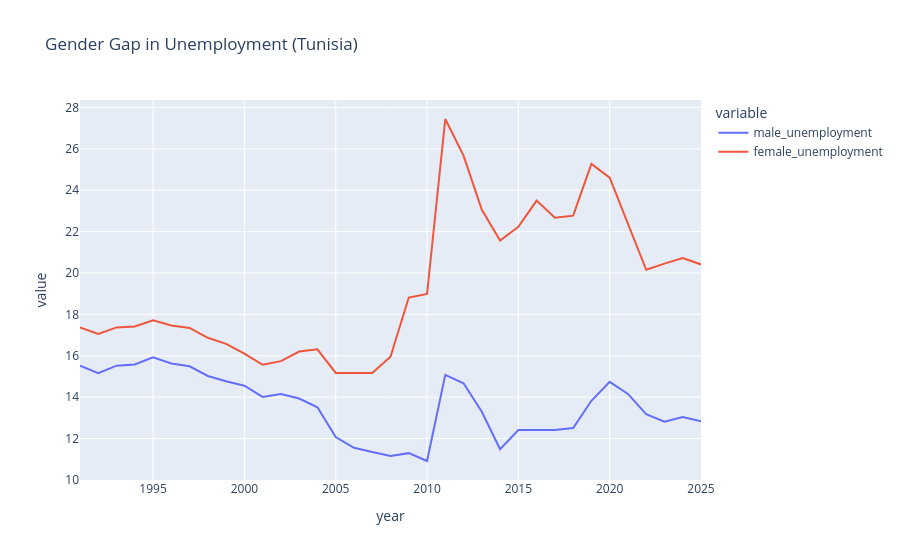

The notebook cell saved with this chart:
### Markdown cell above
### 👥 Gender Comparison

This analysis compares unemployment between males and females.

### Code cell
fig = px.line(
    df,
    x="year",
    y=["male_unemployment", "female_unemployment"],
    title="Gender Gap in Unemployment (Tunisia)"
)

fig.show()

### Figure 1 — Plotly figure (JSON) as saved in the notebook; plotly's stock layout.template omitted (floating-point values rounded to 4 significant figures)
{"data": [{"hovertemplate": "variable=male_unemployment<br>year=%{x}<br>value=%{y}<extra></extra>", "legendgroup": "male_unemployment", "line": {"color": "#636efa", "dash": "solid"}, "marker": {"symbol": "circle"}, "mode": "lines", "name": "male_unemployment", "orientation": "v", "showlegend": true, "type": "scatter", "x": [1991, 1992, 1993, 1994, 1995, 1996, 1997, 1998, 1999, 2000, 2001, 2002, 2003, 2004, 2005, 2006, 2007, 2008, 2009, 2010, 2011, 2012, 2013, 2014, 2015, 2016, 2017, 2018, 2019, 2020, 2021, 2022, 2023, 2024, 2025], "xaxis": "x", "y": [15.52, 15.16, 15.52, 15.58, 15.93, 15.62, 15.49, 15.03, 14.77, 14.56, 14.01, 14.15, 13.93, 13.51, 12.07, 11.55, 11.35, 11.16, 11.3, 10.92, 15.08, 14.67, 13.29, 11.49, 12.41, 12.4, 12.41, 12.51, 13.82, 14.74, 14.16, 13.18, 12.82, 13.04, 12.83], "yaxis": "y"}, {"hovertemplate": "variable=female_unemployment<br>year=%{x}<br>value=%{y}<extra></extra>", "legendgroup": "female_unemployment", "line": {"color": "#EF553B", "dash": "solid"}, "marker": {"symbol": "circle"}, "mode": "lines", "name": "female_unemployment", "orientation": "v", "showlegend": true, "type": "scatter", "x": [1991, 1992, 1993, 1994, 1995, 1996, 1997, 1998, 1999, 2000, 2001, 2002, 2003, 2004, 2005, 2006, 2007, 2008, 2009, 2010, 2011, 2012, 2013, 2014, 2015, 2016, 2017, 2018, 2019, 2020, 2021, 2022, 2023, 2024, 2025], "xaxis": "x", "y": [17.37, 17.06, 17.37, 17.42, 17.72, 17.46, 17.34, 16.87, 16.58, 16.11, 15.56, 15.74, 16.21, 16.31, 15.17, 15.16, 15.17, 15.96, 18.81, 18.99, 27.44, 25.67, 23.06, 21.57, 22.24, 23.5, 22.68, 22.77, 25.28, 24.61, 22.36, 20.16, 20.45, 20.72, 20.41], "yaxis": "y"}], "layout": {"legend": {"title": {"text": "variable"}, "tracegroupgap": 0}, "title": {"text": "Gender Gap in Unemployment (Tunisia)"}, "xaxis": {"anchor": "y", "domain": [0, 1], "title": {"text": "year"}}, "yaxis": {"anchor": "x", "domain": [0, 1], "title": {"text": "value"}}}}
